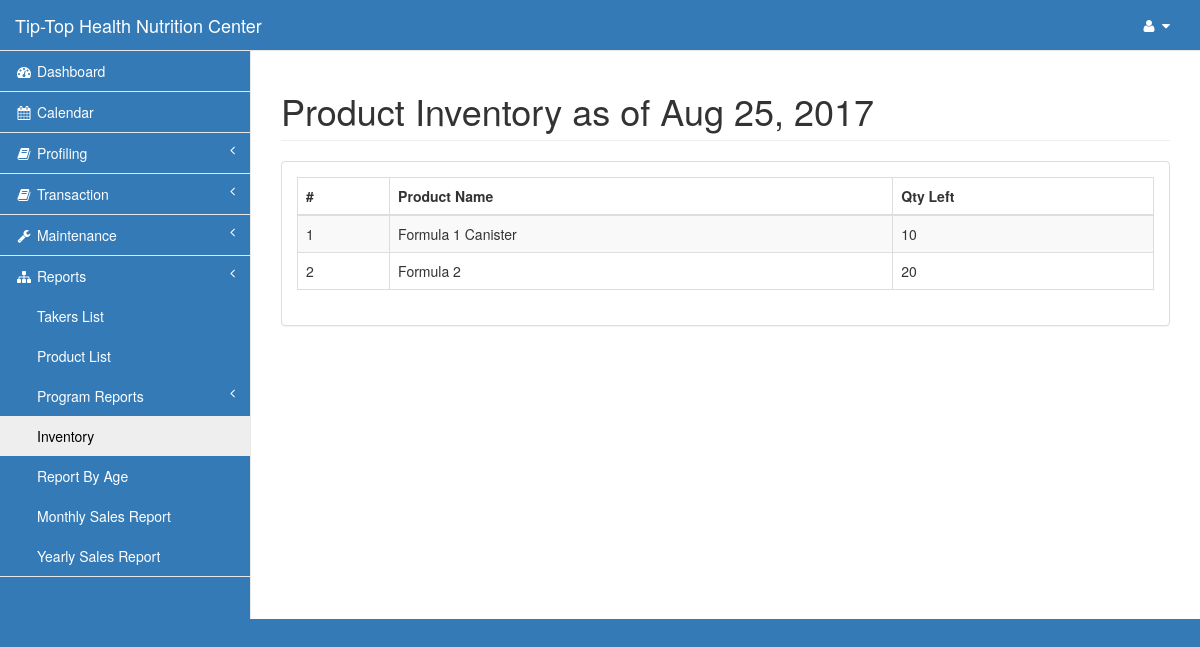
/pages/inventory.php (signed in), run on an earlier commit of the app's database.
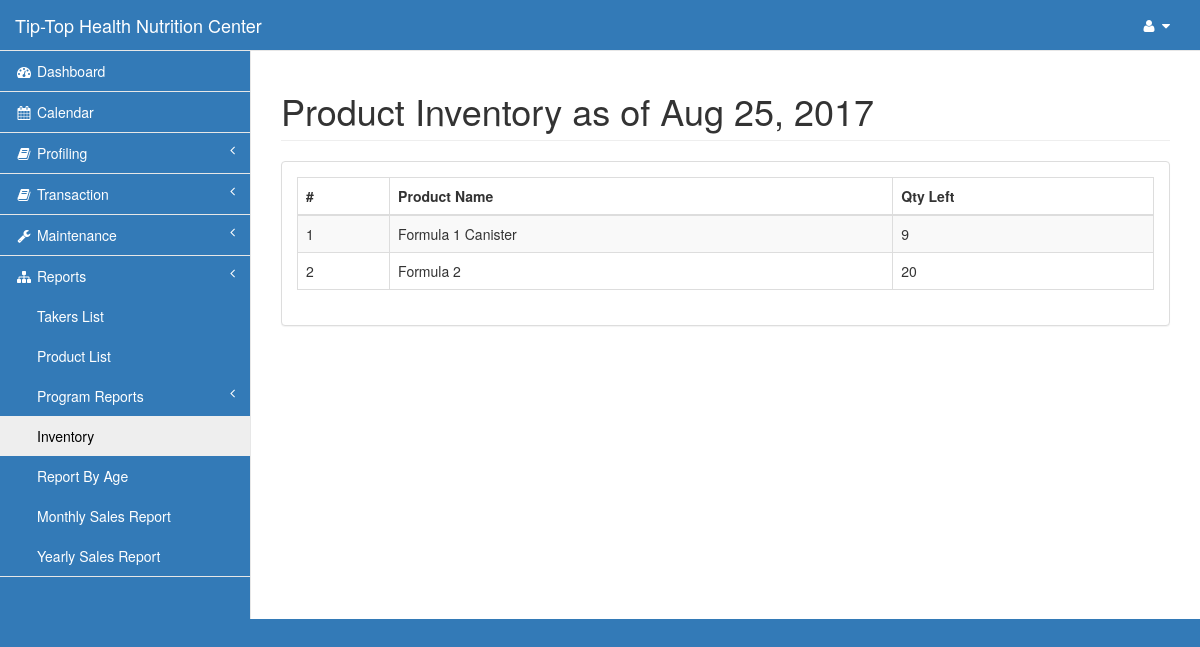
And on a later commit of the database.
### tables this page shows
CREATE TABLE `product` (
  `prod_id` int(11) NOT NULL,
  `prod_name` varchar(30) NOT NULL,
  `vol_pts` int(11) NOT NULL,
  `c` int(11) NOT NULL,
  `sc` int(11) NOT NULL,
  `sb` int(11) NOT NULL,
  `supv` int(11) NOT NULL,
  `retail` int(11) NOT NULL,
  `profitc` int(11) NOT NULL,
  `profitsc` int(11) NOT NULL,
  `profitsb` int(11) NOT NULL,
  `profitsupv` int(11) NOT NULL,
  `qty` int(11) NOT NULL,
  `reorder` int(11) NOT NULL,
  `cat_id` int(11) NOT NULL
);

### pages/inventory.php (the view, shortened to what this page needs)
<?php include('session.php');?>
<!DOCTYPE html>
<html lang="en">
<head>
    <?php include('css.php');?>
</head>
<body>
    <div id="wrapper">
        <?php include('nav.php');?>
        <div id="page-wrapper">
            <div class="row">
                <div class="col-lg-12">
                    <h1 class="page-header">Product Inventory as of <?php echo date("M d, Y");?></h1>
                </div>
            </div>
            <div class="row">
                <div class="col-lg-12">
                    <div class="panel panel-default">
                        <div class="panel-body">
                            <table width="100%" class="table table-striped table-bordered table-hover">
                                <thead>
                                    <tr>
                                        <th>#</th>
                                        <th>Product Name</th>
                                        <th>Qty Left</th>
                                    </tr>
                                </thead>
                                <tbody>
<?php
        $query=mysqli_query($con,"select * from product order by prod_name")or die(mysqli_error($con));
            $i=1;
          while ($row=mysqli_fetch_array($query)){
?>
                                    <tr class="odd gradeX">
                                        <td class="center"><?php echo $i;?></td>
                                        <td><?php echo $row['prod_name'];?></td>
                                        <td><?php echo $row['qty'];?></td>
                                    </tr>
<?php $i++;}?>
                                </tbody>
                            </table>
                    </div>
                </div>
            </div>
        </div>
    </div>
</body>
</html>

What changed in the data, as far as the page shows it:
changed product "Formula 1 Canister": qty "10" → "9"
